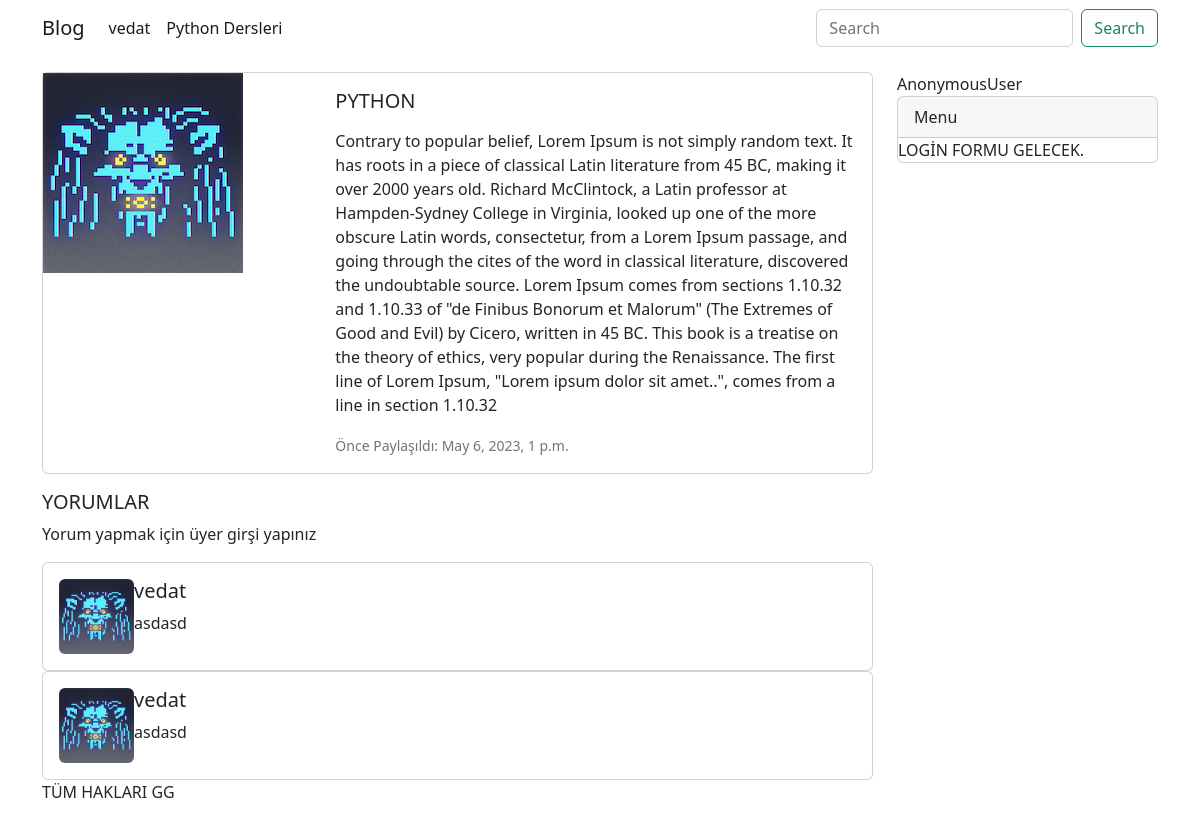
The page /detay/python on the database its author committed.
### blog/models/kategori.py (models this page shows, shortened)
class KategoriModel(models.Model):
    isim=models.CharField(max_length=30, blank=False,null=False)
    slug = AutoSlugField(populate_from='isim',unique=True)
    class Meta:
         db_table='kategori'
         verbose_name_plural ='Kategoriler'
         verbose_name='Kategoriler'

### blog/models/yazi.py (models this page shows, shortened)
class YazilarModel(DateAbstractModel):
    resim=models.ImageField(upload_to='yazi_resimleri')
    baslik=models.CharField(max_length=50)
    icerik=RichTextField()
    slug=AutoSlugField(populate_from='baslik',unique=True)
    kategoriler= models.ManyToManyField(KategoriModel,related_name='yazi')
    yazar=models.ForeignKey('account.CustomUserModel', on_delete=models.CASCADE,related_name='yazilar')
    class Meta:
       verbose_name='yazi'
       verbose_name_plural='Yazilar'
       db_table='Yazi'

### blog/models/yorum.py (models this page shows, shortened)
class YorumModel(DateAbstractModel):
    yazan=models.ForeignKey('account.CustomUserModel', on_delete=models.CASCADE, related_name='yorum')
    yazi=models.ForeignKey(YazilarModel, on_delete=models.CASCADE,related_name='yorumlar')
    yorum= models.TextField()
    class Meta:
        db_table='yorum'
        verbose_name='yorum'
        verbose_name_plural='yorumlar'

### account/models.py (models this page shows, shortened)
class CustomUserModel(AbstractUser):
    avatar=models.ImageField(upload_to='avatar', blank=True, null=True)
    class Meta:
        db_table='user'
        verbose_name='kullanici'
        verbose_name_plural='kullanicilar'

### blog/views/detay.py (the view)
# urls.py: path("detay/<slug:slug>", detay, name="detay"),
def detay(request, slug):
    yazi = get_object_or_404(YazilarModel, slug=slug)
    yorumlar = yazi.yorumlar.all()
    if request.method == "POST":
        yorum_ekle_form = YorumEkleModelForm(data=request.POST)
        if yorum_ekle_form.is_valid():
            yorum = yorum_ekle_form.save(commit=False)
            yorum.yazan = request.user
            yorum.yazi = yazi
            yorum.save()
    else:
        yorum_ekle_form = YorumEkleModelForm()
    return render(
        request,
        "pages/detay.html",
        context={
            "yazi": yazi,
            "yorumlar": yorumlar,
            "yorum_ekle_form": yorum_ekle_form,
        },
    )

### blog/forms/yorum_ekle.py
class YorumEkleModelForm(forms.ModelForm):
    class Meta:
        model = YorumModel
        fields = ("yorum",)

### blog/templatetags/kategori_list.py (called while the page is built)
@register.simple_tag
def kategori_list():
    kategoriler=KategoriModel.objects.all()
    return kategoriler

### blog/templates/pages/detay.html (shortened to what this page needs)
{%extends 'base.html' %}
{% load crispy_forms_tags %}
{%load static%}
{% block content %}
<div class="card mb-3" style="max-width:none;">
    <div class="row g-0">
        <div class="col-md-4">
            <img src="{{yazi.resim.url}}" class="img" alt="...">
        </div>
        <div class="col-md-8">
            <div class="card-body">
                <h5 class="card-title">{{yazi.baslik}}</h5>
                <p class="card-text">{{yazi.icerik | safe }}</p>
                <p class="card-text"><small class="text-muted">Önce Paylaşıldı: {{yazi.duzenlenme_tarihi}}</small>
                </p>
            </div>
        </div>
    </div>
</div>
<h5>YORUMLAR</h5>
{% if request.user.is_authenticated %}
<form method="POST">
    {% csrf_token %}
    {{ yorum_ekle_form | crispy }}
    <input class="btn btn-danger mt-3 mb-3" type="submit" value="Yorum Yap" p>
</form>
{% else %}
<p> Yorum yapmak için üyer girşi yapınız </p>
{% endif %}
{% for yorum in yorumlar%}
<div class="card">
    <div class="card-body" style="display: flex; flex-direction: row;">
        <div>
            {%if yorum.yazan.avatar %}
            <img src="{{ yorum.yazan.avatar.url }}" class="rounded" class="pt-4" width="75px" height="75px">
            {% else %}
            <img src="{% static 'img/no-avatar.png' %}" class="rounded" class="pt-4" width="75px" height="75px">
            {% endif %}
        </div>
        <div>
            <h5 class="card-title">{{yorum.yazan.username}}</h5>
            <p class="card-text">{{yorum.yorum}}</p>
        </div>
    </div>
</div>
{% endfor%}
{% endblock %}

### templates/components/navbar.html (shortened to what this page needs)
{% load kategori_list %}
{% kategori_list as kategoriler %}
<nav class="navbar navbar-expand-lg bg-body-tertiary">
    <div class="container">
        <a class="navbar-brand" href="{% url 'anasayfa' %}">Blog</a>
        <div class="collapse navbar-collapse" id="navbarSupportedContent">
            <ul class="navbar-nav me-auto mb-2 mb-lg-0">
                {% for kategori in kategoriler %}
                <li class="nav-item">
                    <a class="nav-link active" aria-current="page"
                        href="{% url 'kategori' kategoriSlug=kategori.slug %}">{{ kategori.isim }}</a>
                    {% endfor %}
            </ul>
            <form action="{% url 'anasayfa' %}" class="d-flex" role="search">
                <input class="form-control me-2" name="sorgu" type="search" placeholder="Search" aria-label="Search">
                <button class="btn btn-outline-success" type="submit">Search</button>
            </form>
        </div>
    </div>
</nav>

### static/css/custom.css (style rules this page uses)
.img { max-width:200px; max-height: 255px; object-fit: fill; }

### rows shown on the page
KategoriModel: isim "vedat"
KategoriModel: isim "Python Dersleri"
YazilarModel: resim (picture), baslik "PYTHON", icerik "Contrary to popular belief, Lorem Ipsum is not simply random text. It has roots in a piece of classical Latin literature from 45 BC, making it over 2000 years old. Richard McClintock, a Latin professor at Hampden-Sydney College in Virginia, looked up one of the more obscure Latin words, consectetur, from a Lorem Ipsum passage, and going through the cites of the word in classical literature, discovered the undoubtable source. Lorem Ipsum comes from sections 1.10.32 and 1.10.33 of \"de Finibus Bonorum et Malorum\" (The Extremes of Good and Evil) by Cicero, written in 45 BC. This book is a treatise on the theory of ethics, very popular during the Renaissance. The first line of Lorem Ipsum,…", duzenlenme_tarihi "May 6, 2023, 1 p.m."
YorumModel: yazan.avatar (picture), yazan.username "vedat", yorum "asdasd"
YorumModel: yazan.avatar (picture), yazan.username "vedat", yorum "asdasd"

### other values the page prints
{{ request.user }} "AnonymousUser"
